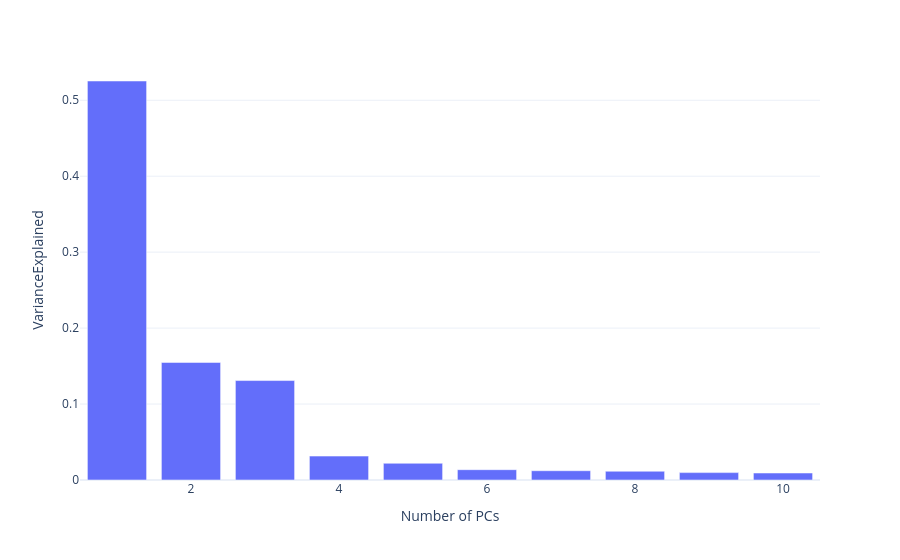

Write notebook code for a chart like this one.
### Code cell
fig = px.bar(ScreeDataFrame, x='Number of PCs', y='VarianceExplained', template='plotly_white')
fig.show()

### Figure 1 — Plotly figure (JSON) as saved in the notebook; plotly's stock layout.template omitted (floating-point values rounded to 4 significant figures)
{"data": [{"hovertemplate": "Number of PCs=%{x}<br>VarianceExplained=%{y}<extra></extra>", "legendgroup": "", "marker": {"color": "#636efa", "pattern": {"shape": ""}}, "name": "", "orientation": "v", "showlegend": false, "textposition": "auto", "type": "bar", "x": [1, 2, 3, 4, 5, 6, 7, 8, 9, 10], "xaxis": "x", "y": [0.5254, 0.1548, 0.1309, 0.03149, 0.02202, 0.01359, 0.01221, 0.01154, 0.009715, 0.009189], "yaxis": "y"}], "layout": {"barmode": "relative", "legend": {"tracegroupgap": 0}, "margin": {"t": 60}, "xaxis": {"anchor": "y", "domain": [0, 1], "title": {"text": "Number of PCs"}}, "yaxis": {"anchor": "x", "domain": [0, 1], "title": {"text": "VarianceExplained"}}}}
